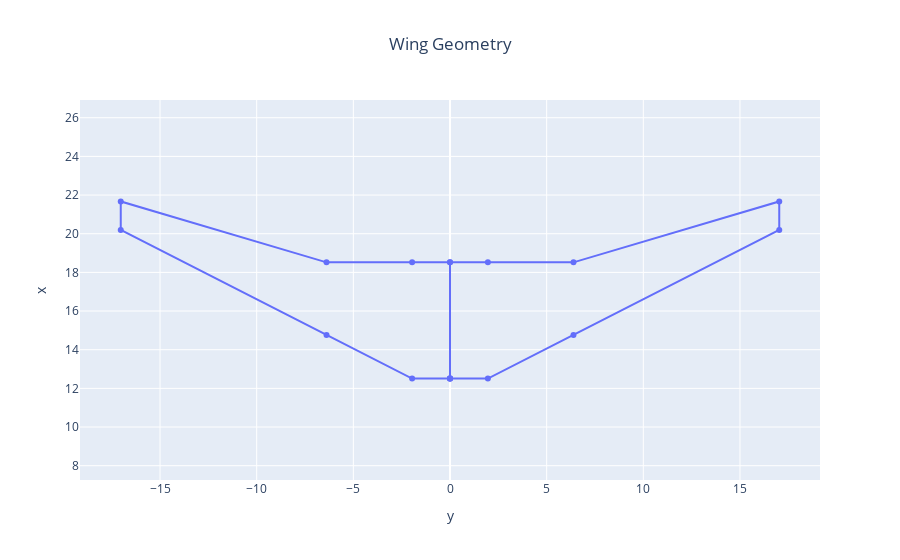

Notebook code for this chart:
### Code cell
fig = oad.wing_geometry_plot(eval_problem.output_file_path, name="FAST-OAD")
fig.show()

### Figure 1 — Plotly figure (JSON) as saved in the notebook; plotly's stock layout.template omitted (floating-point values rounded to 4 significant figures)
{"data": [{"mode": "lines+markers", "name": "FAST-OAD", "type": "scatter", "uid": "68c75ccb-0f6f-4604-b4a6-edc7a0ba5436", "x": [0, -1.96, -6.387, -17.03, -17.03, -6.387, -1.96, 0, 0, 0, 1.96, 6.387, 17.03, 17.03, 6.387, 1.96, 0, 0], "y": [12.51, 12.51, 14.77, 20.2, 21.67, 18.52, 18.52, 18.52, 12.51, 12.51, 12.51, 14.77, 20.2, 21.67, 18.52, 18.52, 18.52, 12.51]}], "layout": {"autosize": true, "title": {"text": "Wing Geometry", "x": 0.5}, "xaxis": {"autorange": true, "domain": [0, 1], "range": [-29.17, 29.17], "title": {"text": "y"}, "type": "linear"}, "yaxis": {"autorange": true, "domain": [0, 1], "range": [11.75, 22.42], "scaleanchor": "x", "scaleratio": 1, "title": {"text": "x"}, "type": "linear"}}}
